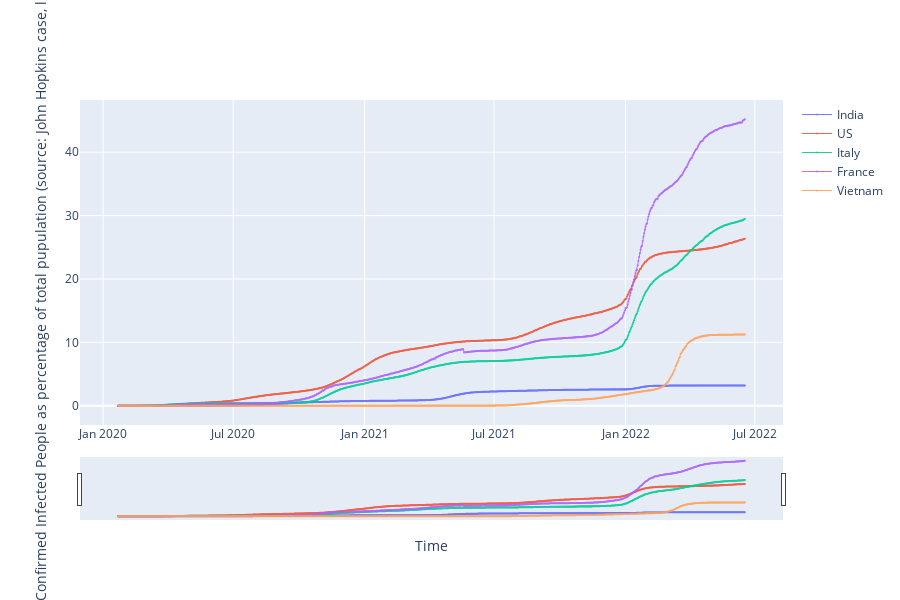

Notebook cell for this chart:
### Code cell
fig = go.Figure()

for each in country_list:
    fig.add_trace(go.Scatter(x = df_plot.date, 
                         y = df_plot[each], 
                        mode = 'markers+lines',
                        opacity = 0.9, 
                        line_width = 1,
                        marker_size = 2,
                        name = each))

fig.update_layout(width =900,
                 height = 600, 
                 xaxis_title = 'Time',
                 yaxis_title = "Confirmed Infected People as percentage of total pupulation (source: John Hopkins case, linear-scale)", 
                 )

fig.update_yaxes(type = 'linear')#, range = [0, 100])


# Choose the browser according to your preference

#fig.show(renderer='chrome')
#fig.show(renderer='firefox')

fig.update_layout(xaxis_rangeslider_visible = True)
fig.show()

### Figure 1 — Plotly figure (JSON) as saved in the notebook; plotly's stock layout.template omitted (floating-point values rounded to 4 significant figures; data arrays with more than 128 entries replaced by an {"elided": "..."} marker saying what was removed)
{"data": [{"line": {"width": 1}, "marker": {"size": 2}, "mode": "markers+lines", "name": "India", "opacity": 0.9, "type": "scatter", "x": {"elided": "878 str values"}, "y": {"elided": "878 float values"}}, {"line": {"width": 1}, "marker": {"size": 2}, "mode": "markers+lines", "name": "US", "opacity": 0.9, "type": "scatter", "x": {"elided": "878 str values"}, "y": {"elided": "878 float values"}}, {"line": {"width": 1}, "marker": {"size": 2}, "mode": "markers+lines", "name": "Italy", "opacity": 0.9, "type": "scatter", "x": {"elided": "878 str values"}, "y": {"elided": "878 float values"}}, {"line": {"width": 1}, "marker": {"size": 2}, "mode": "markers+lines", "name": "France", "opacity": 0.9, "type": "scatter", "x": {"elided": "878 str values"}, "y": {"elided": "878 float values"}}, {"line": {"width": 1}, "marker": {"size": 2}, "mode": "markers+lines", "name": "Vietnam", "opacity": 0.9, "type": "scatter", "x": {"elided": "878 str values"}, "y": {"elided": "878 float values"}}], "layout": {"height": 600, "width": 900, "xaxis": {"rangeslider": {"visible": true}, "title": {"text": "Time"}}, "yaxis": {"title": {"text": "Confirmed Infected People as percentage of total pupulation (source: John Hopkins case, linear-scale)"}, "type": "linear"}}}
